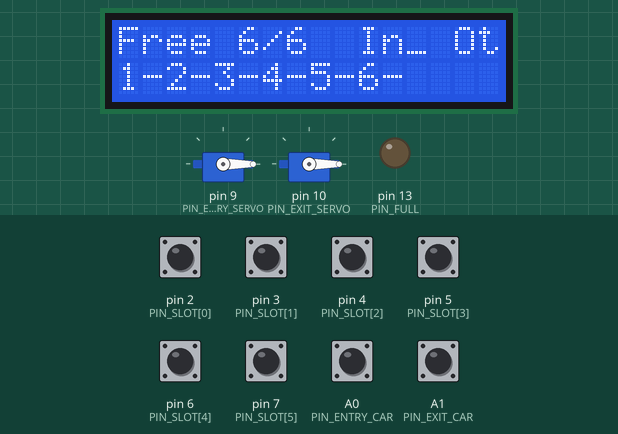
The sketch below on a simulated Arduino Uno, built with avr-gcc and run on an emulated ATmega328P. Parts: 2 × servo, 16×2 character LCD, output pins drawn as LEDs (lit = HIGH). The inputs (shaded band) are chosen by the test bench; at power-on: A0 (PIN_ENTRY_CAR), A1 (PIN_EXIT_CAR), pin 2 (PIN_SLOT[0]), pin 3 (PIN_SLOT[1]), pin 4 (PIN_SLOT[2]), pin 5 (PIN_SLOT[3]), pin 6 (PIN_SLOT[4]), pin 7 (PIN_SLOT[5]) HIGH. What the sketch prints to the serial monitor is not drawn.

Above: at 1.2 s.
1.3 s: A0 (PIN_ENTRY_CAR) pulled LOW for 1 s
At 3.7 s:
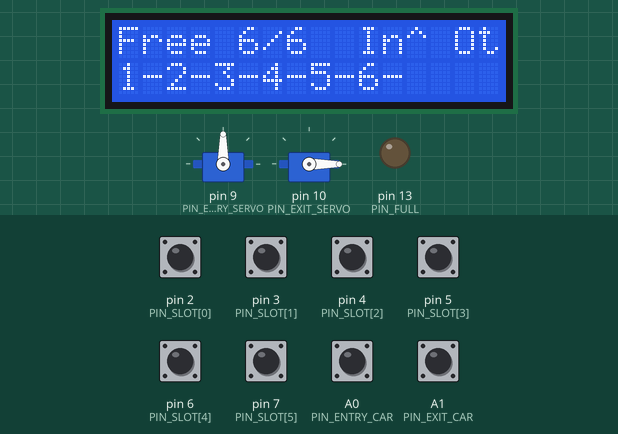
4.1 s: A1 (PIN_EXIT_CAR) pulled LOW for 1 s
At 6.0 s:
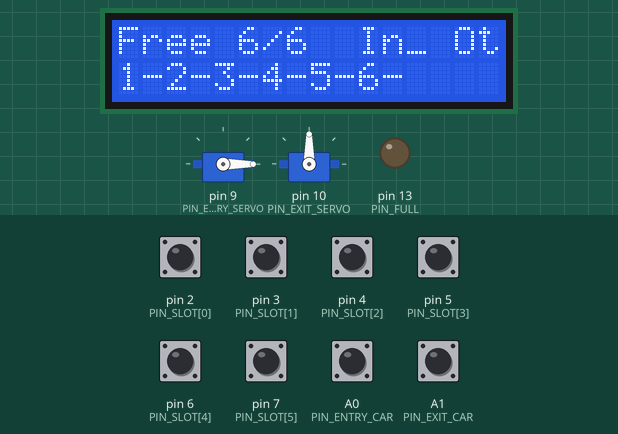
7.1 s: A0 (PIN_ENTRY_CAR) pulled LOW for 1 s
At 7.85 s:
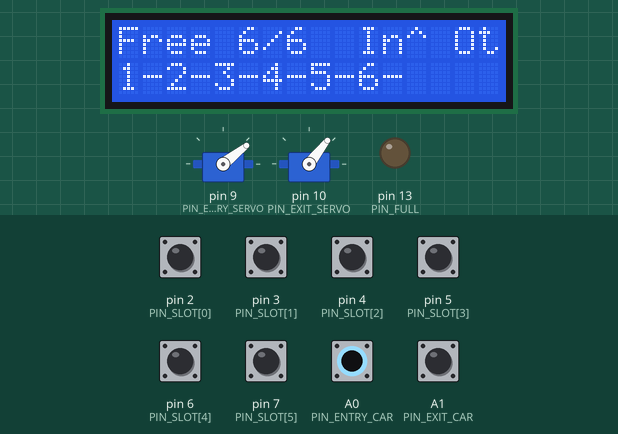
11.1 s: A1 (PIN_EXIT_CAR) pulled LOW for 1 s
At 11.78 s:
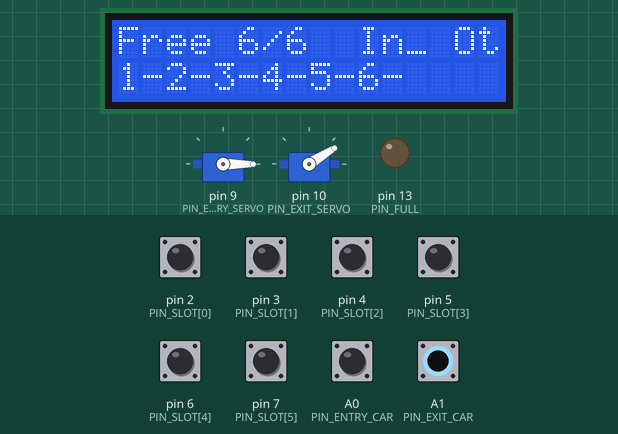
15.1 s: A0 (PIN_ENTRY_CAR) pulled LOW for 1 s
At 15.75 s:
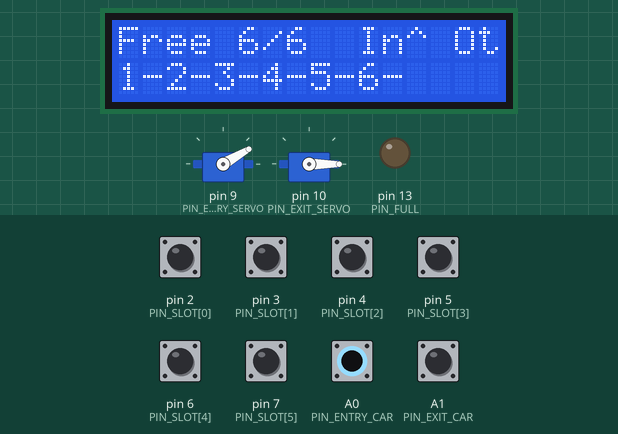
17.6 s: A1 (PIN_EXIT_CAR) pulled LOW for 1 s
At 18.35 s:
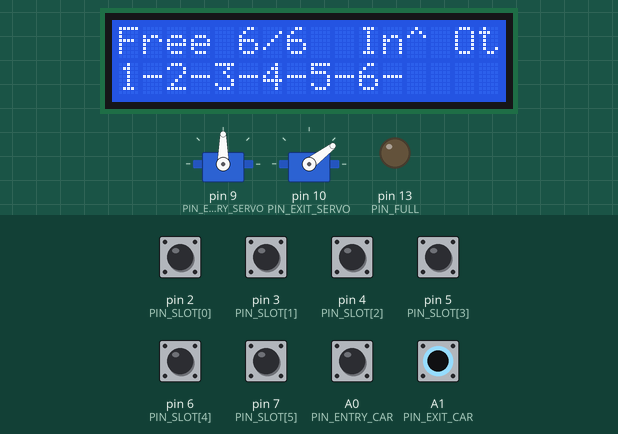
Timing chart, 0 to 20.2 s (numbered marks = the images above; inputs shaded):
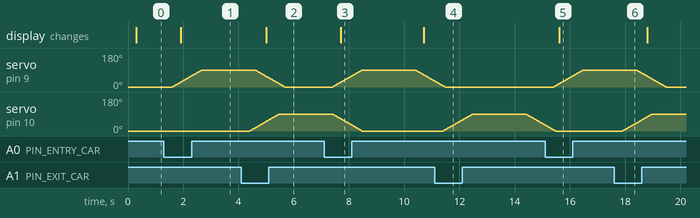

The sketch:

smart_parking.ino
```cpp
// (licence header left out)
#include <LiquidCrystal.h>
#include <Servo.h>
#include <avr/wdt.h>

// ============================================================================
//  SETTINGS
// ============================================================================
const uint8_t  SLOTS          = 6;
const uint16_t SLOT_FILTER_MS = 1500;
const uint16_t CAR_FILTER_MS  = 300;
const uint16_t CLOSE_AFTER_MS = 2000;
const uint16_t STUCK_WARN_MS  = 20000;
const uint8_t  GATE_DOWN_DEG  = 0;
const uint8_t  GATE_UP_DEG    = 90;
const uint8_t  GATE_STEP_MS   = 12;     // 90 deg in about 1.1 s

// ============================================================================
//  PINS
// ============================================================================
const uint8_t PIN_SLOT[SLOTS] = { 2, 3, 4, 5, 6, 7 };
const uint8_t PIN_ENTRY_CAR = A0, PIN_EXIT_CAR = A1;
const uint8_t PIN_ENTRY_SERVO = 9, PIN_EXIT_SERVO = 10;
const uint8_t PIN_BUZZER = 8, PIN_FULL = 13;

LiquidCrystal lcd(12, 11, A2, A3, A4, A5);

// ============================================================================
//  TYPES
// ============================================================================
struct Filtered {
  uint8_t pin;
  uint16_t settle;
  bool stable, pending;
  unsigned long changedAt;

  bool update() {                       // true when the stable value changes
    bool raw = digitalRead(pin) == LOW;
    if (raw != pending) { pending = raw; changedAt = millis(); }
    if (pending != stable && millis() - changedAt >= settle) {
      stable = pending;
      return true;
    }
    return false;
  }
};

struct Gate {
  const char *name;
  Servo servo;
  uint8_t pin;
  Filtered car;
  bool open;
  uint8_t pos;
  unsigned long lastStep, clearSince, openSince;
  bool warned;
};

Filtered slot[SLOTS];
Gate entry = { "entry", Servo(), PIN_ENTRY_SERVO, { PIN_ENTRY_CAR, CAR_FILTER_MS, false, false, 0 },
               false, GATE_DOWN_DEG, 0, 0, 0, false };
Gate exitG = { "exit", Servo(), PIN_EXIT_SERVO, { PIN_EXIT_CAR, CAR_FILTER_MS, false, false, 0 },
               false, GATE_DOWN_DEG, 0, 0, 0, false };

uint8_t freeSlots = SLOTS;
uint16_t entries = 0, exitsCount = 0;
unsigned long beepUntil = 0;

// ============================================================================
//  HELPERS
// ============================================================================
static void logEvent(const char *what) {
  // EVENT,seconds,what,free
  Serial.print(F("EVENT,"));
  Serial.print(millis() / 1000UL);
  Serial.print(',');
  Serial.print(what);
  Serial.print(',');
  Serial.println(freeSlots);
}

static void beep(uint16_t ms) { beepUntil = millis() + ms; }

static void countFree() {
  uint8_t n = 0;
  for (uint8_t i = 0; i < SLOTS; i++) if (!slot[i].stable) n++;
  freeSlots = n;
}

// ============================================================================
//  GATES
// ============================================================================
static void gateTask(Gate &g, bool allowedToOpen) {
  bool changed = g.car.update();
  bool carHere = g.car.stable;

  if (!g.open && carHere && changed) {
    if (allowedToOpen) {
      g.open = true;
      g.openSince = millis();
      g.warned = false;
      char buf[24];
      snprintf(buf, sizeof(buf), "%s_open", g.name);
      logEvent(buf);
    } else {
      beep(600);
      logEvent("entry_refused_full");
    }
  }

  if (g.open) {
    if (carHere) {
      g.clearSince = millis();
      if (!g.warned && millis() - g.openSince > STUCK_WARN_MS) {
        g.warned = true;
        beep(2000);
        char buf[24];
        snprintf(buf, sizeof(buf), "%s_car_waiting", g.name);
        logEvent(buf);
      }
    } else if (millis() - g.clearSince >= CLOSE_AFTER_MS) {
      g.open = false;
      if (&g == &entry) entries++; else exitsCount++;
      char buf[24];
      snprintf(buf, sizeof(buf), "%s_closed", g.name);
      logEvent(buf);
    }
  }

  // Slow, smooth barrier movement. If a car appears under a barrier that is
  // still coming down, it goes back up, even when the car park is full.
  // Safety beats the slot count.
  if (!g.open && carHere && g.pos > GATE_DOWN_DEG) {
    g.open = true;
    g.openSince = millis();
    logEvent("safety_reopen");
  }
  uint8_t target = g.open ? GATE_UP_DEG : GATE_DOWN_DEG;
  if (g.pos != target && millis() - g.lastStep >= GATE_STEP_MS) {
    g.lastStep = millis();
    g.pos += g.pos < target ? 1 : -1;
    g.servo.write(g.pos);
  }
}

// ============================================================================
//  DISPLAY
// ============================================================================
static void display() {
  static unsigned long last = 0;
  if (millis() - last < 300) return;
  last = millis();

  char line[17];
  if (freeSlots == 0) snprintf(line, sizeof(line), "PARKING FULL    ");
  else snprintf(line, sizeof(line), "Free %u/%u  In%c Ot%c", freeSlots, SLOTS,
                entry.open ? '^' : '_', exitG.open ? '^' : '_');
  lcd.setCursor(0, 0);
  lcd.print(line);
  for (uint8_t i = 0; i < SLOTS; i++) {
    line[i * 2] = '1' + i;
    line[i * 2 + 1] = slot[i].stable ? 'X' : '-';
  }
  for (uint8_t i = SLOTS * 2; i < 16; i++) line[i] = ' ';
  line[16] = '\0';
  lcd.setCursor(0, 1);
  lcd.print(line);

  digitalWrite(PIN_FULL, freeSlots == 0);
  if ((long)(beepUntil - millis()) > 0) tone(PIN_BUZZER, 1800);
  else noTone(PIN_BUZZER);
}

// ============================================================================
//  ARDUINO
// ============================================================================
void setup() {
  MCUSR = 0;
  wdt_disable();
  Serial.begin(9600);
  for (uint8_t i = 0; i < SLOTS; i++) {
    pinMode(PIN_SLOT[i], INPUT_PULLUP);
    slot[i] = { PIN_SLOT[i], SLOT_FILTER_MS, false, false, 0 };
    slot[i].stable = slot[i].pending = digitalRead(PIN_SLOT[i]) == LOW;
  }
  pinMode(PIN_ENTRY_CAR, INPUT_PULLUP);
  pinMode(PIN_EXIT_CAR, INPUT_PULLUP);
  pinMode(PIN_BUZZER, OUTPUT);
  pinMode(PIN_FULL, OUTPUT);
  entry.servo.attach(PIN_ENTRY_SERVO);
  exitG.servo.attach(PIN_EXIT_SERVO);
  entry.servo.write(GATE_DOWN_DEG);
  exitG.servo.write(GATE_DOWN_DEG);
  countFree();

  lcd.begin(16, 2);
  Serial.println(F("# Smart parking v1.0"));
  Serial.println(F("EVENT,seconds,event,free_slots"));
  logEvent("start");
  wdt_enable(WDTO_2S);
}

void loop() {
  wdt_reset();
  for (uint8_t i = 0; i < SLOTS; i++) {
    if (slot[i].update()) {
      char buf[20];
      snprintf(buf, sizeof(buf), "slot%u_%s", i + 1, slot[i].stable ? "taken" : "free");
      countFree();
      logEvent(buf);
    }
  }
  gateTask(entry, freeSlots > 0);
  gateTask(exitG, true);
  display();
}
```

Measured:
- after the input at 1.3 s, servo on pin 9 (PIN_ENTRY_SERVO): moves from 0° to 90° over 1.1 s, starting after 0.30 s; the display: changes after 0.60 s (image 1)
- after the input at 4.1 s, servo on pin 10 (PIN_EXIT_SERVO): moves from 0° to 90° over 1.1 s, starting after 0.30 s
- after the input at 7.1 s, servo on pin 9 (PIN_ENTRY_SERVO): rises from 0° to 90° in 1.1 s, then falls to 31° in 2.6 s; the display: changes after 0.60 s (image 3)
- after the input at 11.1 s, servo on pin 10 (PIN_EXIT_SERVO): rises from 0° to 90° in 1.1 s, then falls to 31° in 2.6 s
- after the input at 15.1 s, servo on pin 9 (PIN_ENTRY_SERVO): moves from 0° to 90° over 1.1 s, starting after 0.31 s; the display: changes after 0.51 s (image 5)
- after the input at 17.6 s, servo on pin 9 (PIN_ENTRY_SERVO): goes on until 19.5 s, then stays 0°; servo on pin 10 (PIN_EXIT_SERVO): moves from 0° to 90° over 1.1 s, starting after 0.30 s
